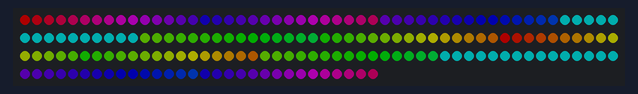
A sketch run on a simulated Arduino Uno, built with avr-gcc and run on an emulated ATmega328P. Parts: 180 RGB LEDs in strip order, left to right, continuing on the next row. Dim RGB values are drawn brighter than linear; what the sketch prints to the serial monitor is not drawn.

Above: at 7.78 s.
At 11.63 s:
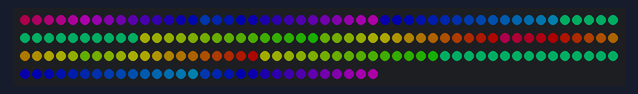
At 15.79 s:
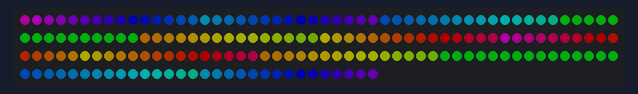
At 23.81 s:
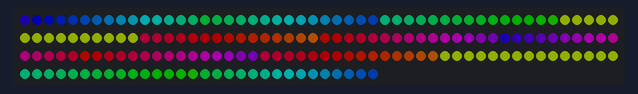
At 31.82 s:
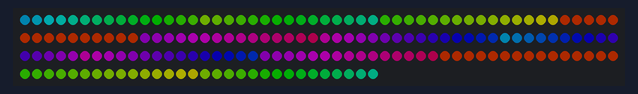
At 39.84 s:
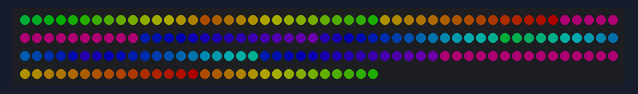

The sketch:

cloq_pixels.ino
```cpp
#include <math.h>

#include <Adafruit_NeoPixel.h>
#ifdef __AVR__
 #include <avr/power.h> // Required for 16 MHz Adafruit Trinket
#endif

#define PI 3.14159265

#define BUTTON_DEBOUNCE_DELAY   20   // [ms]

// D3 = GPIO6
#define LED_PIN     6

// How many NeoPixels are attached to the Arduino?
#define LED_COUNT  180

// NeoPixel brightness, 0 (min) to 255 (max)
#define BRIGHTNESS 50 // Set BRIGHTNESS to about 1/5 (max = 255)

Adafruit_NeoPixel strip(LED_COUNT, LED_PIN, NEO_GRBW + NEO_KHZ800);

struct Coord {
  float x;
  float y;
} ledsLocations [180];

int mode = 1;

const float innerRadius = 60.0; // Not accurate, but looks about right
const float outerRadius = 140.0;
// Middle of circle = (0, 0)

void setup() {
  Serial.begin(9600);
  Serial.println("Hello world!");

  strip.begin();
  strip.show(); // all off
  strip.setBrightness(BRIGHTNESS);

  fillLedLocations();
}

void loop() {
  if (mode == 0) {
    bump_wipe();
  } else {
    bump_rainbow();
  }
}

uint32_t white = strip.Color(0, 0, 0, 255);
uint32_t blue = strip.ColorHSV(65536L / 2);
uint32_t red = strip.ColorHSV(65536L * 0.01);
uint32_t yellow = strip.ColorHSV(65536L * 0.08);

int hue_offset = 0;
void bump_rainbow() {
  hue_offset += 40;
  update_rainbow();
}

void update_rainbow() {
  for (int i=0; i<strip.numPixels(); i++) {
    Coord loc = ledsLocations[i];
    float hue = -(loc.y + outerRadius) / (outerRadius * 2); // scale of 0-1
    strip.setPixelColor(i, strip.ColorHSV(65536L * hue - hue_offset));
  }
  strip.show();
}

float wipe_y = 170.0; // bit more than just +outerRadius to -outerRadius, give it turnaround time
bool going_up = false;
void bump_wipe() {
  if (going_up) {
    wipe_y += 0.5;
    if (wipe_y > 170.0) {
      going_up = false;
    }
  } else {
    wipe_y -= 0.5;
    if (wipe_y < -170.0) {
      going_up = true;
    }
  }
  update_wipe();
}

void update_wipe() {
  for (int i=0; i<strip.numPixels(); i++) {
    if (ledsLocations[i].y > wipe_y) {
      strip.setPixelColor(i, yellow);
    } else {
      strip.setPixelColor(i, red);
    }
  }
  strip.show();
}

void fillLedLocations() {
  for (int i=0; i<LED_COUNT; i++) {
    Coord ledI = coordForLed(i);
    ledsLocations[i].x = ledI.x;
    ledsLocations[i].y = ledI.y;
  }
}

Coord coordForLed(int led) {
  int digit = led_to_digit(led);
  float angle = PI / 2 - digit * PI / 6; // radians innit, anticlockwise from 3
  float handRadius = (outerRadius - innerRadius) * (led % 15) / 15.0; // 15 lights per digit
  Coord result;
  float radius;
  if (digit % 2 == 0) {
    // Even number, start on the outside
    radius = outerRadius - handRadius;
    result.x = radius * cos(angle);
    result.y = radius * sin(angle);
  } else {
    // Odd number, start on the inside
    radius = innerRadius + handRadius;
    result.x = radius * cos(angle);
    result.y = radius * sin(angle);
  }

  Serial.print(led);
  Serial.print(": ");
  Serial.print(digit);
  Serial.print(" r=");
  Serial.print(radius);
  Serial.print(", a=");
  Serial.print(angle);
  Serial.print(" - ");
  Serial.print(result.x);
  Serial.print(", ");
  Serial.println(result.y);

  return result;
}

int led_to_digit(int led) {
  // 180 LEDs, 12 numbers
  int digit = (led - (led % 15)) / 15;
  return (digit + 6) % 12; // starts at 6 not 0
}
```
